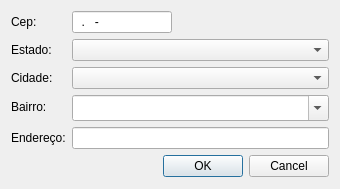
<?xml version="1.0" encoding="UTF-8"?>
<ui version="4.0">
 <class>CepAddView</class>
 <widget class="QDialog" name="CepAddView">
  <property name="geometry">
   <rect>
    <x>0</x>
    <y>0</y>
    <width>340</width>
    <height>189</height>
   </rect>
  </property>
  <property name="windowTitle">
   <string>Dialog</string>
  </property>
  <layout class="QFormLayout" name="formLayout">
   <item row="0" column="0">
    <widget class="QLabel" name="label">
     <property name="text">
      <string>Cep:</string>
     </property>
    </widget>
   </item>
   <item row="0" column="1">
    <widget class="QLineEdit" name="cepLineEdit">
     <property name="minimumSize">
      <size>
       <width>0</width>
       <height>0</height>
      </size>
     </property>
     <property name="maximumSize">
      <size>
       <width>100</width>
       <height>16777215</height>
      </size>
     </property>
     <property name="inputMask">
      <string>99.999-999; </string>
     </property>
     <property name="text">
      <string notr="true">.-</string>
     </property>
    </widget>
   </item>
   <item row="1" column="0">
    <widget class="QLabel" name="label_2">
     <property name="text">
      <string>Estado:</string>
     </property>
    </widget>
   </item>
   <item row="1" column="1">
    <widget class="QComboBox" name="estadoComboBox">
     <property name="minimumSize">
      <size>
       <width>120</width>
       <height>0</height>
      </size>
     </property>
    </widget>
   </item>
   <item row="2" column="0">
    <widget class="QLabel" name="label_3">
     <property name="text">
      <string>Cidade:</string>
     </property>
    </widget>
   </item>
   <item row="2" column="1">
    <widget class="QComboBox" name="cidadeComboBox">
     <property name="minimumSize">
      <size>
       <width>200</width>
       <height>0</height>
      </size>
     </property>
    </widget>
   </item>
   <item row="3" column="0">
    <widget class="QLabel" name="label_5">
     <property name="text">
      <string>Bairro:</string>
     </property>
    </widget>
   </item>
   <item row="3" column="1">
    <widget class="QComboBox" name="bairroComboBox">
     <property name="minimumSize">
      <size>
       <width>151</width>
       <height>26</height>
      </size>
     </property>
     <property name="editable">
      <bool>true</bool>
     </property>
    </widget>
   </item>
   <item row="4" column="0">
    <widget class="QLabel" name="label_4">
     <property name="text">
      <string>Endereço:</string>
     </property>
    </widget>
   </item>
   <item row="4" column="1">
    <widget class="QLineEdit" name="enderecoLineEdit"/>
   </item>
   <item row="5" column="0" colspan="2">
    <widget class="QDialogButtonBox" name="buttonBox">
     <property name="orientation">
      <enum>Qt::Horizontal</enum>
     </property>
     <property name="standardButtons">
      <set>QDialogButtonBox::Cancel|QDialogButtonBox::Ok</set>
     </property>
    </widget>
   </item>
  </layout>
 </widget>
 <resources/>
 <connections>
  <connection>
   <sender>buttonBox</sender>
   <signal>accepted()</signal>
   <receiver>CepAddView</receiver>
   <slot>accept()</slot>
   <hints>
    <hint type="sourcelabel">
     <x>248</x>
     <y>254</y>
    </hint>
    <hint type="destinationlabel">
     <x>157</x>
     <y>274</y>
    </hint>
   </hints>
  </connection>
  <connection>
   <sender>buttonBox</sender>
   <signal>rejected()</signal>
   <receiver>CepAddView</receiver>
   <slot>reject()</slot>
   <hints>
    <hint type="sourcelabel">
     <x>316</x>
     <y>260</y>
    </hint>
    <hint type="destinationlabel">
     <x>286</x>
     <y>274</y>
    </hint>
   </hints>
  </connection>
 </connections>
</ui>
